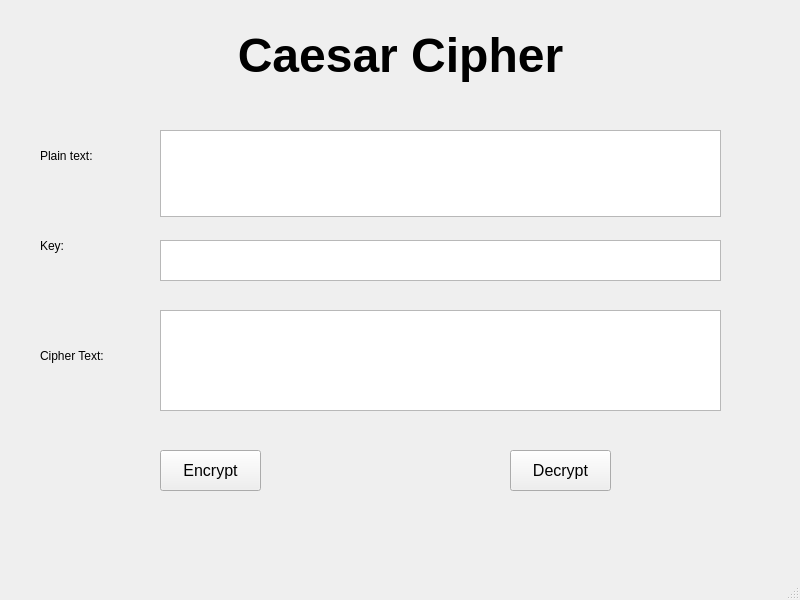
<?xml version="1.0" encoding="UTF-8"?>
<ui version="4.0">
 <class>MainWindow</class>
 <widget class="QMainWindow" name="MainWindow">
  <property name="geometry">
   <rect>
    <x>0</x>
    <y>0</y>
    <width>800</width>
    <height>600</height>
   </rect>
  </property>
  <property name="windowTitle">
   <string>MainWindow</string>
  </property>
  <widget class="QWidget" name="centralwidget">
   <widget class="QLabel" name="label">
    <property name="geometry">
     <rect>
      <x>170</x>
      <y>0</y>
      <width>461</width>
      <height>111</height>
     </rect>
    </property>
    <property name="minimumSize">
     <size>
      <width>360</width>
      <height>36</height>
     </size>
    </property>
    <property name="font">
     <font>
      <pointsize>36</pointsize>
      <weight>75</weight>
      <bold>true</bold>
     </font>
    </property>
    <property name="autoFillBackground">
     <bool>true</bool>
    </property>
    <property name="lineWidth">
     <number>1</number>
    </property>
    <property name="text">
     <string>Caesar Cipher</string>
    </property>
    <property name="alignment">
     <set>Qt::AlignCenter</set>
    </property>
   </widget>
   <widget class="QLabel" name="label_2">
    <property name="geometry">
     <rect>
      <x>40</x>
      <y>130</y>
      <width>101</width>
      <height>51</height>
     </rect>
    </property>
    <property name="text">
     <string>Plain text:</string>
    </property>
   </widget>
   <widget class="QLabel" name="label_3">
    <property name="geometry">
     <rect>
      <x>40</x>
      <y>220</y>
      <width>101</width>
      <height>51</height>
     </rect>
    </property>
    <property name="text">
     <string>Key:</string>
    </property>
   </widget>
   <widget class="QLabel" name="label_4">
    <property name="geometry">
     <rect>
      <x>40</x>
      <y>330</y>
      <width>101</width>
      <height>51</height>
     </rect>
    </property>
    <property name="text">
     <string>Cipher Text:</string>
    </property>
   </widget>
   <widget class="QPushButton" name="btn_encrypt">
    <property name="geometry">
     <rect>
      <x>160</x>
      <y>450</y>
      <width>101</width>
      <height>41</height>
     </rect>
    </property>
    <property name="font">
     <font>
      <pointsize>12</pointsize>
     </font>
    </property>
    <property name="text">
     <string>Encrypt</string>
    </property>
   </widget>
   <widget class="QPushButton" name="btn_decrypt">
    <property name="geometry">
     <rect>
      <x>510</x>
      <y>450</y>
      <width>101</width>
      <height>41</height>
     </rect>
    </property>
    <property name="font">
     <font>
      <pointsize>12</pointsize>
     </font>
    </property>
    <property name="text">
     <string>Decrypt</string>
    </property>
   </widget>
   <widget class="QPlainTextEdit" name="txt_plain_text">
    <property name="geometry">
     <rect>
      <x>160</x>
      <y>130</y>
      <width>561</width>
      <height>87</height>
     </rect>
    </property>
   </widget>
   <widget class="QPlainTextEdit" name="txt_key">
    <property name="geometry">
     <rect>
      <x>160</x>
      <y>240</y>
      <width>561</width>
      <height>41</height>
     </rect>
    </property>
   </widget>
   <widget class="QPlainTextEdit" name="txt_cipher_text">
    <property name="geometry">
     <rect>
      <x>160</x>
      <y>310</y>
      <width>561</width>
      <height>101</height>
     </rect>
    </property>
   </widget>
  </widget>
  <widget class="QMenuBar" name="menubar">
   <property name="geometry">
    <rect>
     <x>0</x>
     <y>0</y>
     <width>800</width>
     <height>26</height>
    </rect>
   </property>
  </widget>
  <widget class="QStatusBar" name="statusbar"/>
 </widget>
 <resources/>
 <connections/>
</ui>
